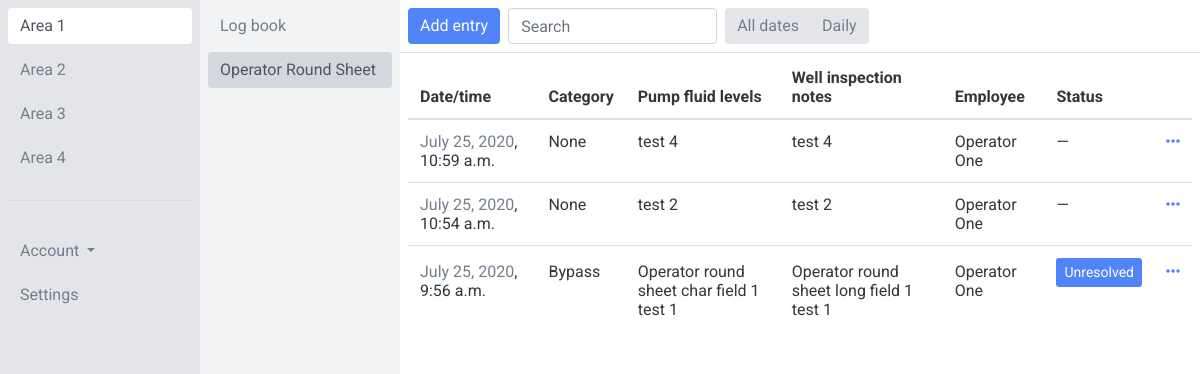
/app/area-1/log-5 (signed in), run on the app's committed database.
### app/models.py (models this page shows, shortened)
class Area(models.Model):
    name = models.CharField(max_length=50)
    def __str__(self):
        return self.name

class Log(models.Model):
    area = models.ForeignKey(Area, on_delete=models.CASCADE)
    name = models.CharField(max_length=50)
    fields = models.ManyToManyField(Field, blank=True)
    unit_lead_acknowledgement_fields = models.ManyToManyField(AcknowledgementField, blank=True, related_name='unit_lead_acknowledgement_fields')
    superintendent_acknowledgement_fields = models.ManyToManyField(AcknowledgementField, blank=True, related_name='superintendent_acknowledgement_fields')
    engineering_acknowledgement_fields = models.ManyToManyField(AcknowledgementField, blank=True, related_name='engineering_acknowledgement_fields')
    new_shift_acknowledgement_fields = models.ManyToManyField(AcknowledgementField, blank=True, related_name='new_shift_acknowledgement_fields')
    def __str__(self):
        return self.name

class Field(models.Model):
    name = models.CharField(max_length=50)
    FIELD_BANK = (
        ('CF1', 'Short text field 1'),
        ('CF2', 'Short text field 2'),
        ('CF3', 'Short text field 3'),
        ('CF4', 'Short text field 4'),
        ('CF5', 'Short text field 5'),
        ('CF6', 'Short text field 6'),
        ('CF7', 'Short text field 7'),
        ('CF8', 'Short text field 8'),
        ('CF9', 'Short text field 9'),
        ('CF10', 'Short text field 10'),
        ('TF1', 'Long text field 1'),
        ('TF2', 'Long text field 2'),
        ('TF3', 'Long text field 3'),
        ('TF4', 'Long text field 4'),
        ('TF5', 'Long text field 5'),
        ('TF6', 'Long text field 5'),
        ('TF7', 'Long text field 5'),
        ('TF8', 'Long text field 5'),
        ('TF9', 'Long text field 5'),
        ('TF10', 'Long text field 5'),
        ('IF1', 'Integer field 1'),
        ('IF2', 'Integer field 2'),
        ('IF3', 'Integer field 3'),
        ('IF4', 'Integer field 4'),
        ('IF5', 'Integer field 5'),
        ('FF1', 'Floating point number field 1'),
        ('FF2', 'Floating point number field 2'),
        ('FF3', 'Floating point number field 3'),
        ('FF4', 'Floating point number field 4'),
        ('FF5', 'Floating point number field 5'),
    )
    type = models.CharField(max_length=5, choices=FIELD_BANK, default=None, blank=True, null=True)
    shown_in_table = models.BooleanField(default=True)

class Entry(models.Model):
    STATUS_BANK = (
        ('UR', 'Unresolved'),
        ('IP', 'In progress'),
        ('RE', 'Resolved'),
    )
    log = models.ForeignKey(Log, on_delete=models.CASCADE)
    user = models.ForeignKey(settings.AUTH_USER_MODEL, on_delete=models.CASCADE)
    category = models.ForeignKey(Category, on_delete=models.CASCADE, blank=True, null=True)
    status = models.CharField(max_length=2, choices=STATUS_BANK, default='None', blank=True, null=True)
    created_at = models.DateTimeField(auto_now_add=True)
    CF1 = models.CharField(max_length=50, blank=True, null=True)
    CF2 = models.CharField(max_length=50, blank=True, null=True)
    CF3 = models.CharField(max_length=50, blank=True, null=True)
    CF4 = models.CharField(max_length=50, blank=True, null=True)
    CF5 = models.CharField(max_length=50, blank=True, null=True)
    CF6 = models.CharField(max_length=50, blank=True, null=True)
    CF7 = models.CharField(max_length=50, blank=True, null=True)
    CF8 = models.CharField(max_length=50, blank=True, null=True)
    CF9 = models.CharField(max_length=50, blank=True, null=True)
    CF10 = models.CharField(max_length=50, blank=True, null=True)
    TF1 = models.TextField(blank=True, null=True)
    TF2 = models.TextField(blank=True, null=True)
    TF3 = models.TextField(blank=True, null=True)
    TF4 = models.TextField(blank=True, null=True)
    TF5 = models.TextField(blank=True, null=True)
    TF6 = models.TextField(blank=True, null=True)
    TF7 = models.TextField(blank=True, null=True)
    TF8 = models.TextField(blank=True, null=True)
    TF9 = models.TextField(blank=True, null=True)
    TF10 = models.TextField(blank=True, null=True)
    IF1 = models.IntegerField(blank=True, null=True)
    IF2 = models.IntegerField(blank=True, null=True)
    IF3 = models.IntegerField(blank=True, null=True)
    IF4 = models.IntegerField(blank=True, null=True)
    IF5 = models.IntegerField(blank=True, null=True)
    FF1 = models.FloatField(blank=True, null=True)
    FF2 = models.FloatField(blank=True, null=True)
    FF3 = models.FloatField(blank=True, null=True)
    FF4 = models.FloatField(blank=True, null=True)
    FF5 = models.FloatField(blank=True, null=True)
    class Meta:
        verbose_name_plural = "entries"

class Category(models.Model):
    name = models.CharField(max_length=50)
    is_tracked = models.BooleanField()
    def __str__(self):
        return self.name
    class Meta:
        verbose_name_plural = "categories"

### users/models.py (models this page shows, shortened)
class CustomUser(AbstractBaseUser, PermissionsMixin):
    email = models.EmailField(unique=True)
    first_name = models.CharField(max_length=50, null=True, blank=True)
    last_name = models.CharField(max_length=50, null=True, blank=True)
    is_active = models.BooleanField(default=True)
    is_staff = models.BooleanField(default=False)
    objects = CustomUserManager()
    USERNAME_FIELD = 'email'
    REQUIRED_FIELDS = ['first_name', 'last_name',]

### app/views.py (the view, shortened to what this page needs)
# urls.py: path('area-<int:area_pk>/log-<int:log_pk>', views.Log.as_view(), name='log', kwargs={'acknowledgements': False}),
class Log(LoginRequiredMixin, PermissionRequiredMixin, AreasMixin, LogsMixin, CreateView):
    login_url = "login"
    permission_required = 'app.view_entry'
    model = models.Entry
    template_name = "app/log.html"
    form_class = forms.CreateEntryForm
    def get_context_data(self, **kwargs):
        context = super().get_context_data(**kwargs)
        area_pk = self.kwargs['area_pk']
        area = models.Area.objects.get(pk=area_pk)
        context['area'] = area
        log_pk = self.kwargs['log_pk']
        log = models.Log.objects.get(pk=log_pk)
        context['log'] = log
        context['fields'] = log.fields.all()
        context['unit_lead_acknowledgement_fields'] = log.unit_lead_acknowledgement_fields.all()
        context['superintendent_acknowledgement_fields'] = log.superintendent_acknowledgement_fields.all()
        context['engineering_acknowledgement_fields'] = log.engineering_acknowledgement_fields.all()
        context['new_shift_acknowledgement_fields'] = log.new_shift_acknowledgement_fields.all()
        entries = models.Entry.objects.filter(log=log).order_by('-created_at')
        acknowledgements = models.Acknowledgement.objects.filter(log=log).order_by('-created_at')
        url_name = resolve(self.request.path_info).url_name
        context['url_name'] = url_name
        context['entries'] = entries
        context['unit_lead_acknowledgements'] = acknowledgements.filter(group__name="Unit lead")
        context['superintendent_acknowledgements'] = acknowledgements.filter(group__name="Superintendent")
        context['engineering_acknowledgements'] = acknowledgements.filter(group__name="Engineering")
        context['new_shift_acknowledgements'] = acknowledgements.filter(group__name="Operator")
        return context
    def get_form_kwargs(self):
        kwargs = super().get_form_kwargs()
        kwargs.update({
            'user': self.request.user,
            'log_pk': self.kwargs['log_pk'],
        })
        return kwargs

### app/templates/app/log.html (shortened to what this page needs)
<td class="align-text-bottom">{% extends 'app/base.html' %}
{% load static %}
{% load templatetags %}
{% load crispy_forms_tags %}
{% block content %}
<div class="container-fluid">
  <div class="row">
        <div class="col-2 col-area p-2 fixed-top overflow-auto h-100">
          {% for area in areas %}
            {% if view.kwargs.area_pk == area.pk %}
              <a href="{% url 'app:area' area.pk %}" class="btn btn-link btn-block active sidebarnav" role="button">{{ area }}</a>
            {% else %}
              <a href="{% url 'app:area' area.pk %}" class="btn btn-link btn-block sidebarnav" role="button">{{ area }}</a>
            {% endif %}
          {% empty %}
            <div class="text-center">No areas to display</div>
          {% endfor %}
          <div class="border-top mt-4 pt-4">
            <div class="btn-group dropdown btn-block">
              <button type="button" class="btn btn-link dropdown-toggle mt-2 sidebarnav" data-toggle="dropdown" aria-haspopup="true" aria-expanded="false">
                Account
              </button>
            </div>
            <a href="#" class="btn btn-link btn-block sidebarnav" role="button">Settings</a>
          </div>
        </div>
        <div class="col-2 col-log p-2 offset-2 fixed-top overflow-auto h-100">
          {% for log in logs %}
            {% now "Y" as current_year %}
            {% now "m" as current_month %}
            {% now "d" as current_day %}
            {% if view.kwargs.log_pk == log.pk %}
              <a href="{% url 'app:log' area.pk log.pk %}" class="btn btn-link btn-block active sidebarnav" role="button">{{ log }}</a>
            {% else %}
              <a href="{% url 'app:log' area.pk log.pk %}" class="btn btn-link btn-block sidebarnav" role="button">{{ log }}</a>
            {% endif %}
          {% empty %}
            <div class="text-center">No logs to display</div>
          {% endfor %}
        </div>
    <div class="col-8 col-entry offset-4 fixed-top">
      <div class="row p-2 border-bottom">
        {% if user|has_group:"Operator" %}
          <div>
            <button type="button" class="btn btn-primary h-100" data-toggle="modal" data-target="#add_entry">Add entry</button>
          </div>
        {% endif %}
        {% if user|has_group:"Operator" %}
          <div class="pl-2">
        {% else %}
          <div>
        {% endif %}
          <input class="form-control h-100" id="search_input" type="text" placeholder="Search">
        </div>
        <div class="pl-2">
          <div class="btn-group" role="group" aria-label="Basic example">
            <a type="button" class="btn btn-secondary" href="{% url 'app:log' area.pk log.pk %}">All dates</a>
            {% now "Y" as current_year %}
            {% now "m" as current_month %}
            {% now "d" as current_day %}
            <a type="button" class="btn btn-secondary" href="{% url 'app:log_daily' area.pk log.pk current_year current_month current_day %}">Daily</a>
          </div>
        </div>
        <div class="pl-2">
        </div>
      </div>
    </div>
    <div class="col-8 col-entry pt-5 ml-auto">
      <div class="row pt-2">
        <div class="col px-2">
          <table class="table">
            <thead>
              <tr>
                <th scope="col">Date/time</th>
                <th scope="col">Category</th>
                {% for field in fields %}
                  {% if field.shown_in_table %}
                    <th scope="col">{{ field.name }}</th>
                  {% endif %}
                {% endfor %}
                <th scope="col">Employee</th>
                <th scope="col">Status</th>
                <th scope="col"></th>
              </tr>
            </thead>
            <tbody id="search_table">
              {% for entry in entries %}
                <tr id="table_rows">
                    {% if url_name == 'log' %}
                      <td class="align-text-bottom"><a class="text" href="{% url 'app:log_daily' area.pk log.pk entry.created_at|date:'Y' entry.created_at|date:'m' entry.created_at|date:'d' %}">{{ entry.created_at|date }}</a>, {{ entry.created_at|time }}</td>
                    {% else %}
                      <td class="align-text-bottom">{{ entry.created_at }}</td>
                    {% endif %}
                    <td class="align-text-bottom">{{ entry.category }}</td>
                    {% for field in fields %}
                      {% if field.shown_in_table %}
                        <td class="align-text-bottom">{{ entry|get_object_attribute:field.type }}</td>
                      {% endif %}
                    {% endfor %}
                    <td class="align-text-bottom">{{ entry.user.first_name }} {{ entry.user.last_name }}</td>
                    <td class="align-text-bottom">
                      {% if entry.category.is_tracked %}
                        {% if url_name == 'log_daily' %}
                          <a class="btn btn-primary btn-sm" href="{% url 'app:status_daily' area_pk=area.pk log_pk=log.pk year=view.kwargs.year month=view.kwargs.month day=view.kwargs.day entry_pk=entry.pk %}" role="button">{{ entry.get_status_display }} <i class="far fa-edit"></i></a>
                        {% else %}
                          <a class="btn btn-primary btn-sm" href="{% url 'app:status' area_pk=area.pk log_pk=log.pk entry_pk=entry.pk %}" role="button">{{ entry.get_status_display }}</a>
                        {% endif %}
                      {% else %}
                        &mdash;
                      {% endif %}
                    </td>
                    <td class="align-text-bottom">
                      {% if url_name == 'log_daily' %}
                        <a href="{% url 'app:entry_daily' area_pk=area.pk log_pk=log.pk year=view.kwargs.year month=view.kwargs.month day=view.kwargs.day entry_pk=entry.pk %}"><i class="fas fa-ellipsis-h"></i></a>
                      {% else %}
                        <a href="{% url 'app:entry' area.pk log.pk entry.pk %}"><i class="fas fa-ellipsis-h"></i></a>
                      {% endif %}
                    </td>
                </tr>
              {% empty %}
                <tr id="table_rows">
                  <td class="align-text-bottom">No entries to display for the date selected</td>
                </tr>
              {% endfor %}
            </tbody>
          </table>
        </div>
      </div>
    </div>
  </div>
</div>
{% endblock %}

### data on the page
Area: name "Area 1"
Area: name "Area 2"
Area: name "Area 3"
Area: name "Area 4"
Log: name "Log book"
Log: name "Operator Round Sheet"
Field: name "Pump fluid levels", type.CF1 "test 4", type.CF1 "test 2", type.CF1 "Operator round sheet char field 1 test 1"
Field: name "Well inspection notes", type.TF1 "test 4", type.TF1 "test 2", type.TF1 "Operator round sheet long field 1 test 1"
Entry: created_at "July 25, 2020", created_at "10:59 a.m.", category "None", user.first_name "Operator", user.last_name "One"
Entry: created_at "July 25, 2020", created_at "10:54 a.m.", category "None", user.first_name "Operator", user.last_name "One"
Entry: created_at "July 25, 2020", created_at "9:56 a.m.", category "Bypass", user.first_name "Operator", user.last_name "One", status "Unresolved"
